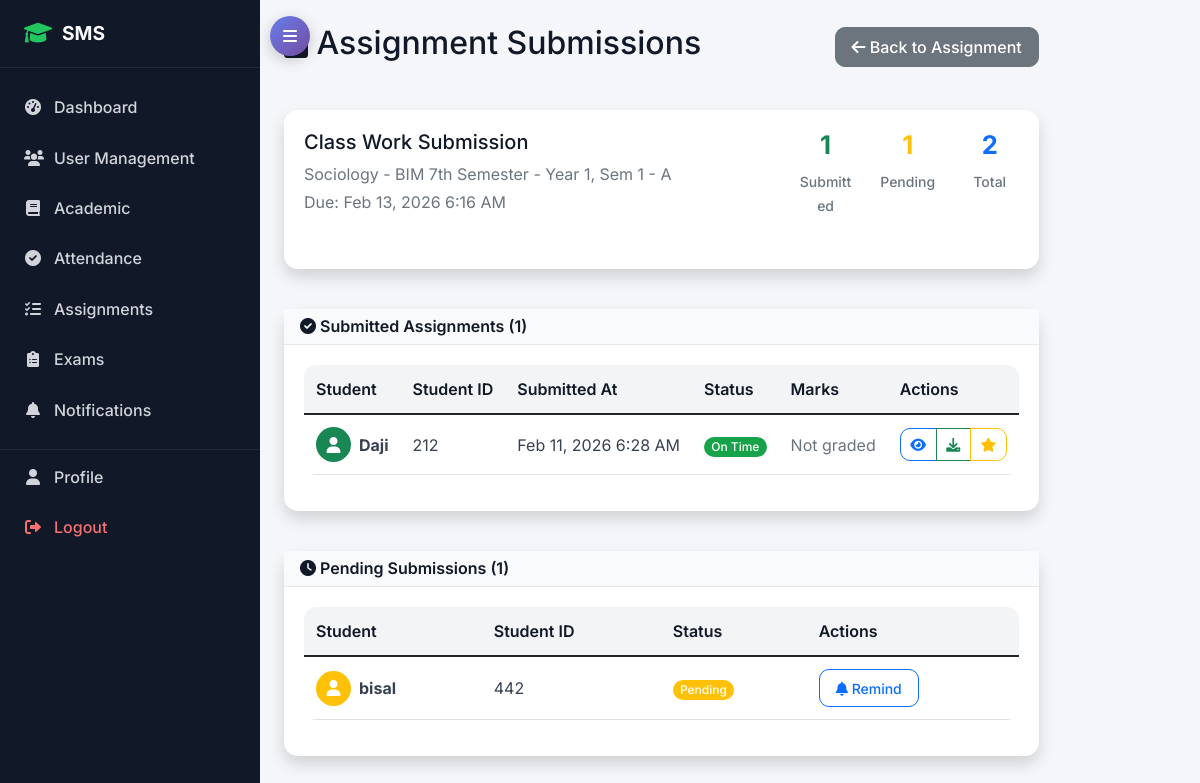
Before: /academic/assignments/45/submissions/ (signed in) with the older database file.
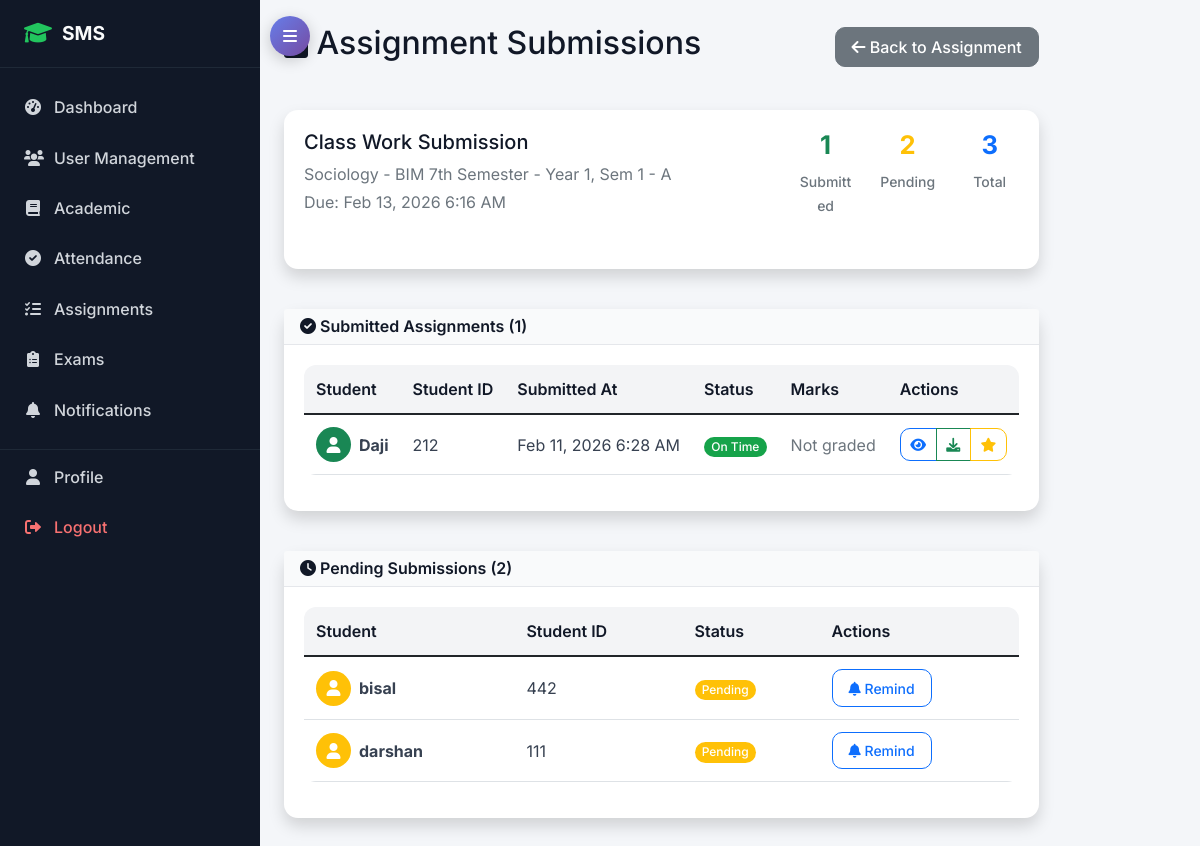
After: the same page with the newer database file.
### academic/models.py (models this page shows, shortened)
class AssignmentSubmission(models.Model):
    assignment = models.ForeignKey(Assignment, on_delete=models.CASCADE)
    student = models.ForeignKey(StudentProfile, on_delete=models.CASCADE)
    submission_text = models.TextField(blank=True)
    attachment = models.FileField(upload_to='submissions/', blank=True, null=True)
    submitted_at = models.DateTimeField(auto_now_add=True)
    is_late = models.BooleanField(default=False)
    marks_obtained = models.DecimalField(max_digits=6, decimal_places=2, null=True, blank=True)
    feedback = models.TextField(blank=True)
    graded_by = models.ForeignKey(TeacherProfile, on_delete=models.SET_NULL, null=True, blank=True)
    graded_at = models.DateTimeField(null=True, blank=True)
    class Meta:
        unique_together = ['assignment', 'student']

class StudentEnrollment(models.Model):
    student = models.ForeignKey(StudentProfile, on_delete=models.CASCADE)
    class_enrolled = models.ForeignKey(Class, on_delete=models.CASCADE)
    enrollment_date = models.DateField(auto_now_add=True)
    is_active = models.BooleanField(default=True)
    class Meta:
        unique_together = ['student', 'class_enrolled']

### accounts/models.py (models this page shows, shortened)
class StudentProfile(models.Model):
    user = models.OneToOneField(User, on_delete=models.CASCADE, related_name='student_profile')
    student_id = models.CharField(max_length=20, unique=True)
    admission_date = models.DateField()
    guardian_name = models.CharField(max_length=100)
    guardian_phone = models.CharField(max_length=17)
    guardian_email = models.EmailField()
    emergency_contact = models.CharField(max_length=17)
    blood_group = models.CharField(max_length=5, blank=True)

class User(AbstractUser):
    USER_TYPE_CHOICES = (
        ('admin', 'Admin'),
        ('student', 'Student'),
        ('teacher', 'Teacher'),
        ('parent', 'Parent'),
    )
    user_type = models.CharField(max_length=10, choices=USER_TYPE_CHOICES)
    phone_regex = RegexValidator(regex=r'^\+?1?\d{9,15}$', message="Phone number must be entered in the format: '+999999999'. Up to 15 digits allowed.")
    phone_number = models.CharField(validators=[phone_regex], max_length=17, blank=True)
    address = models.TextField(blank=True)
    date_of_birth = models.DateField(null=True, blank=True)
    profile_picture = models.ImageField(upload_to='profile_pics/', blank=True, null=True)
    is_active = models.BooleanField(default=True)
    created_at = models.DateTimeField(auto_now_add=True)
    updated_at = models.DateTimeField(auto_now=True)

### academic/views.py (the view)
# urls.py: path('assignments/<int:assignment_id>/submissions/', views.assignment_submissions, name='assignment_submissions'),
def assignment_submissions(request, assignment_id):
    assignment = get_object_or_404(Assignment, id=assignment_id)
    if request.user.user_type == 'teacher' and assignment.teacher != request.user.teacher_profile:
        messages.error(request, 'You do not have permission to view these submissions.')
        return redirect('academic:assignment_list')
    submissions = AssignmentSubmission.objects.filter(
        assignment=assignment
    ).select_related('student__user').order_by('-submitted_at')
    enrolled_students = assignment.class_assigned.studentenrollment_set.filter(
        is_active=True
    ).select_related('student__user')
    submitted_student_ids = submissions.values_list('student_id', flat=True)
    pending_students = enrolled_students.exclude(student_id__in=submitted_student_ids)
    context = {
        'assignment': assignment,
        'submissions': submissions,
        'pending_students': pending_students,
        'total_students': enrolled_students.count(),
        'submitted_count': submissions.count(),
    }
    return render(request, 'academic/assignment_submissions.html', context)

### templates/academic/assignment_submissions.html (shortened to what the changed rows need)
{% extends 'base.html' %}
{% block content %}
<div class="row">
    <div class="col-12">
        <div class="d-flex justify-content-between align-items-center mb-4">
            <h2><i class="fas fa-file-alt"></i> Assignment Submissions</h2>
        </div>
    </div>
</div>
<div class="row mb-4">
    <div class="col-12">
        <div class="card shadow">
            <div class="card-body">
                <div class="row">
                    <div class="col-md-4 text-end">
                        <div class="row text-center">
                            <div class="col-4">
                                <h4 class="text-warning">{{ pending_students.count }}</h4>
                                <small class="text-muted">Pending</small>
                            </div>
                            <div class="col-4">
                                <h4 class="text-primary">{{ total_students }}</h4>
                                <small class="text-muted">Total</small>
                            </div>
                        </div>
                    </div>
                </div>
            </div>
        </div>
    </div>
</div>
<div class="row">
    <div class="col-12">
        <div class="card shadow">
            <div class="card-body">
                {% if submissions %}
                <div class="table-responsive">
                    <table class="table table-hover">
                        <thead>
                            <tr>
                                <th>Student</th>
                                <th>Student ID</th>
                                <th>Submitted At</th>
                                <th>Status</th>
                                <th>Marks</th>
                                <th>Actions</th>
                            </tr>
                        </thead>
                        <tbody>
                            {% for submission in submissions %}
                            <tr>
                                <td>
                                    <div class="d-flex align-items-center">
                                        <div class="bg-success rounded-circle d-flex align-items-center justify-content-center me-2" style="width: 35px; height: 35px;">
                                            <i class="fas fa-user text-white"></i>
                                        </div>
                                        <strong>{{ submission.student.user.get_full_name|default:submission.student.user.username }}</strong>
                                    </div>
                                </td>
                                <td>{{ submission.student.student_id }}</td>
                                <td>{{ submission.submitted_at|date:"M d, Y g:i A" }}</td>
                                <td>
                                    {% if submission.is_late %}
                                        <span class="badge bg-warning">Late Submission</span>
                                    {% else %}
                                        <span class="badge bg-success">On Time</span>
                                    {% endif %}
                                </td>
                                <td>
                                    {% if submission.marks_obtained %}
                                        <span class="badge bg-primary">{{ submission.marks_obtained }}/{{ assignment.max_marks }}</span>
                                    {% else %}
                                        <span class="text-muted">Not graded</span>
                                    {% endif %}
                                </td>
                                <td>
                                    <div class="btn-group" role="group">
                                        <button class="btn btn-sm btn-outline-primary" title="View Submission">
                                            <i class="fas fa-eye"></i>
                                        </button>
                                        {% if submission.attachment %}
                                        <a href="{{ submission.attachment.url }}" class="btn btn-sm btn-outline-success" title="Download File" target="_blank">
                                            <i class="fas fa-download"></i>
                                        </a>
                                        {% endif %}
                                        <button class="btn btn-sm btn-outline-warning" title="Grade Submission">
                                            <i class="fas fa-star"></i>
                                        </button>
                                    </div>
                                </td>
                            </tr>
                            {% endfor %}
                        </tbody>
                    </table>
                </div>
                {% else %}
                <div class="text-center py-4">
                    <i class="fas fa-inbox fa-3x text-muted mb-3"></i>
                    <h6 class="text-muted">No Submissions Yet</h6>
                    <p class="text-muted">Students haven't started submitting their work</p>
                </div>
                {% endif %}
            </div>
        </div>
    </div>
</div>
{% if pending_students %}
<div class="row mt-4">
    <div class="col-12">
        <div class="card shadow">
            <div class="card-header bg-warning text-white">
                <h6 class="m-0"><i class="fas fa-clock"></i> Pending Submissions ({{ pending_students.count }})</h6>
            </div>
            <div class="card-body">
                <div class="table-responsive">
                    <table class="table table-hover">
                        <thead>
                            <tr>
                                <th>Student</th>
                                <th>Student ID</th>
                                <th>Status</th>
                                <th>Actions</th>
                            </tr>
                        </thead>
                        <tbody>
                            {% for enrollment in pending_students %}
                            <tr>
                                <td>
                                    <div class="d-flex align-items-center">
                                        <div class="bg-warning rounded-circle d-flex align-items-center justify-content-center me-2" style="width: 35px; height: 35px;">
                                            <i class="fas fa-user text-white"></i>
                                        </div>
                                        <strong>{{ enrollment.student.user.get_full_name|default:enrollment.student.user.username }}</strong>
                                    </div>
                                </td>
                                <td>{{ enrollment.student.student_id }}</td>
                                <td>
                                    {% if assignment.due_date < today %}
                                        <span class="badge bg-danger">Overdue</span>
                                    {% else %}
                                        <span class="badge bg-warning">Pending</span>
                                    {% endif %}
                                </td>
                                <td>
                                    <button class="btn btn-sm btn-outline-primary" title="Send Reminder">
                                        <i class="fas fa-bell"></i> Remind
                                    </button>
                                </td>
                            </tr>
                            {% endfor %}
                        </tbody>
                    </table>
                </div>
            </div>
        </div>
    </div>
</div>
{% endif %}
{% endblock %}

Changed rows visible on the page:
added StudentEnrollment: student.user.get_full_name "darshan", student.student_id "111"
Other visible differences:
{{ pending_students.count }}: "1" → "2"
{{ total_students }}: "2" → "3"
